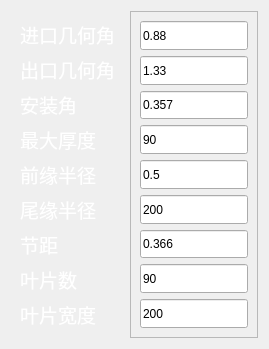
             <widget class="QWidget" name="widget_dong" native="true">
              <layout class="QHBoxLayout" name="horizontalLayout_2">
               <item>
                <widget class="QWidget" name="widget_3" native="true">
                 <layout class="QVBoxLayout" name="verticalLayout_2">
                  <item>
                   <widget class="QLabel" name="label_yiwei_135">
                    <property name="sizePolicy">
                     <sizepolicy hsizetype="Preferred" vsizetype="Expanding">
                      <horstretch>0</horstretch>
                      <verstretch>0</verstretch>
                     </sizepolicy>
                    </property>
                    <property name="font">
                     <font>
                      <family>Algerian</family>
                      <pointsize>14</pointsize>
                      <weight>50</weight>
                      <bold>false</bold>
                     </font>
                    </property>
                    <property name="layoutDirection">
                     <enum>Qt::LeftToRight</enum>
                    </property>
                    <property name="styleSheet">
                     <string notr="true">color: rgb(255, 255, 255);
</string>
                    </property>
                    <property name="text">
                     <string>&lt;html&gt;&lt;head/&gt;&lt;body&gt;&lt;p&gt;进口几何角&lt;/p&gt;&lt;/body&gt;&lt;/html&gt;</string>
                    </property>
                   </widget>
                  </item>
                  <item>
                   <widget class="QLabel" name="label_yiwei_137">
                    <property name="sizePolicy">
                     <sizepolicy hsizetype="Preferred" vsizetype="Expanding">
                      <horstretch>0</horstretch>
                      <verstretch>0</verstretch>
                     </sizepolicy>
                    </property>
                    <property name="font">
                     <font>
                      <family>Algerian</family>
                      <pointsize>14</pointsize>
                      <weight>50</weight>
                      <bold>false</bold>
                     </font>
                    </property>
                    <property name="layoutDirection">
                     <enum>Qt::LeftToRight</enum>
                    </property>
                    <property name="styleSheet">
                     <string notr="true">color: rgb(255, 255, 255);
</string>
                    </property>
                    <property name="text">
                     <string>&lt;html&gt;&lt;head/&gt;&lt;body&gt;&lt;p&gt;&lt;span style=&quot; font-family:'等线';&quot;&gt;出口几何角&lt;/span&gt;&lt;/p&gt;&lt;/body&gt;&lt;/html&gt;</string>
                    </property>
                   </widget>
                  </item>
                  <item>
                   <widget class="QLabel" name="label_yiwei_139">
                    <property name="sizePolicy">
                     <sizepolicy hsizetype="Preferred" vsizetype="Expanding">
                      <horstretch>0</horstretch>
                      <verstretch>0</verstretch>
                     </sizepolicy>
                    </property>
                    <property name="font">
                     <font>
                      <family>Algerian</family>
                      <pointsize>14</pointsize>
                      <weight>50</weight>
                      <bold>false</bold>
                     </font>
                    </property>
                    <property name="layoutDirection">
                     <enum>Qt::LeftToRight</enum>
                    </property>
                    <property name="styleSheet">
                     <string notr="true">color: rgb(255, 255, 255);
</string>
                    </property>
                    <property name="text">
                     <string>&lt;html&gt;&lt;head/&gt;&lt;body&gt;&lt;p&gt;&lt;span style=&quot; font-family:'等线';&quot;&gt;安装角&lt;/span&gt;&lt;/p&gt;&lt;/body&gt;&lt;/html&gt;</string>
                    </property>
                   </widget>
                  </item>
                  <item>
                   <widget class="QLabel" name="label_yiwei_141">
                    <property name="sizePolicy">
                     <sizepolicy hsizetype="Preferred" vsizetype="Expanding">
                      <horstretch>0</horstretch>
                      <verstretch>0</verstretch>
                     </sizepolicy>
                    </property>
                    <property name="font">
                     <font>
                      <family>Algerian</family>
                      <pointsize>14</pointsize>
                      <weight>50</weight>
                      <bold>false</bold>
                     </font>
                    </property>
                    <property name="layoutDirection">
                     <enum>Qt::LeftToRight</enum>
                    </property>
                    <property name="styleSheet">
                     <string notr="true">color: rgb(255, 255, 255);
</string>
                    </property>
                    <property name="text">
                     <string>&lt;html&gt;&lt;head/&gt;&lt;body&gt;&lt;p&gt;最大厚度&lt;/p&gt;&lt;/body&gt;&lt;/html&gt;</string>
                    </property>
                   </widget>
                  </item>
                  <item>
                   <widget class="QLabel" name="label_yiwei_143">
                    <property name="sizePolicy">
                     <sizepolicy hsizetype="Preferred" vsizetype="Expanding">
                      <horstretch>0</horstretch>
                      <verstretch>0</verstretch>
                     </sizepolicy>
                    </property>
                    <property name="font">
                     <font>
                      <family>Algerian</family>
                      <pointsize>14</pointsize>
                      <weight>50</weight>
                      <bold>false</bold>
                     </font>
                    </property>
                    <property name="layoutDirection">
                     <enum>Qt::LeftToRight</enum>
                    </property>
                    <property name="styleSheet">
                     <string notr="true">color: rgb(255, 255, 255);
</string>
                    </property>
                    <property name="text">
                     <string>&lt;html&gt;&lt;head/&gt;&lt;body&gt;&lt;p&gt;前缘半径&lt;/p&gt;&lt;/body&gt;&lt;/html&gt;</string>
                    </property>
                   </widget>
                  </item>
                  <item>
                   <widget class="QLabel" name="label_yiwei_145">
                    <property name="sizePolicy">
                     <sizepolicy hsizetype="Preferred" vsizetype="Expanding">
                      <horstretch>0</horstretch>
                      <verstretch>0</verstretch>
                     </sizepolicy>
                    </property>
                    <property name="font">
                     <font>
                      <family>Algerian</family>
                      <pointsize>14</pointsize>
                      <weight>50</weight>
                      <bold>false</bold>
                     </font>
                    </property>
                    <property name="layoutDirection">
                     <enum>Qt::LeftToRight</enum>
                    </property>
                    <property name="styleSheet">
                     <string notr="true">color: rgb(255, 255, 255);
</string>
                    </property>
                    <property name="text">
                     <string>&lt;html&gt;&lt;head/&gt;&lt;body&gt;&lt;p&gt;尾缘半径&lt;/p&gt;&lt;/body&gt;&lt;/html&gt;</string>
                    </property>
                   </widget>
                  </item>
                  <item>
                   <widget class="QLabel" name="label_yiwei_147">
                    <property name="sizePolicy">
                     <sizepolicy hsizetype="Preferred" vsizetype="Expanding">
                      <horstretch>0</horstretch>
                      <verstretch>0</verstretch>
                     </sizepolicy>
                    </property>
                    <property name="font">
                     <font>
                      <family>Algerian</family>
                      <pointsize>14</pointsize>
                      <weight>50</weight>
                      <bold>false</bold>
                     </font>
                    </property>
                    <property name="layoutDirection">
                     <enum>Qt::LeftToRight</enum>
                    </property>
                    <property name="styleSheet">
                     <string notr="true">color: rgb(255, 255, 255);
</string>
                    </property>
                    <property name="text">
                     <string>&lt;html&gt;&lt;head/&gt;&lt;body&gt;&lt;p&gt;&lt;span style=&quot; font-family:'等线';&quot;&gt;节距&lt;/span&gt;&lt;/p&gt;&lt;/body&gt;&lt;/html&gt;</string>
                    </property>
                   </widget>
                  </item>
                  <item>
                   <widget class="QLabel" name="label_yiwei_149">
                    <property name="sizePolicy">
                     <sizepolicy hsizetype="Preferred" vsizetype="Expanding">
                      <horstretch>0</horstretch>
                      <verstretch>0</verstretch>
                     </sizepolicy>
                    </property>
                    <property name="font">
                     <font>
                      <family>Algerian</family>
                      <pointsize>14</pointsize>
                      <weight>50</weight>
                      <bold>false</bold>
                     </font>
                    </property>
                    <property name="layoutDirection">
                     <enum>Qt::LeftToRight</enum>
                    </property>
                    <property name="styleSheet">
                     <string notr="true">color: rgb(255, 255, 255);
</string>
                    </property>
                    <property name="text">
                     <string>&lt;html&gt;&lt;head/&gt;&lt;body&gt;&lt;p&gt;叶片数&lt;/p&gt;&lt;/body&gt;&lt;/html&gt;</string>
                    </property>
                   </widget>
                  </item>
                  <item>
                   <widget class="QLabel" name="label_yiwei_150">
                    <property name="sizePolicy">
                     <sizepolicy hsizetype="Preferred" vsizetype="Expanding">
                      <horstretch>0</horstretch>
                      <verstretch>0</verstretch>
                     </sizepolicy>
                    </property>
                    <property name="font">
                     <font>
                      <family>Algerian</family>
                      <pointsize>14</pointsize>
                      <weight>50</weight>
                      <bold>false</bold>
                     </font>
                    </property>
                    <property name="layoutDirection">
                     <enum>Qt::LeftToRight</enum>
                    </property>
                    <property name="styleSheet">
                     <string notr="true">color: rgb(255, 255, 255);
</string>
                    </property>
                    <property name="text">
                     <string>&lt;html&gt;&lt;head/&gt;&lt;body&gt;&lt;p&gt;叶片宽度&lt;/p&gt;&lt;/body&gt;&lt;/html&gt;</string>
                    </property>
                   </widget>
                  </item>
                 </layout>
                </widget>
               </item>
               <item>
                <widget class="QFrame" name="frame_6">
                 <property name="frameShape">
                  <enum>QFrame::StyledPanel</enum>
                 </property>
                 <property name="frameShadow">
                  <enum>QFrame::Raised</enum>
                 </property>
                 <layout class="QVBoxLayout" name="verticalLayout_8">
                  <item>
                   <widget class="QLineEdit" name="lineEdit_Eff_25">
                    <property name="sizePolicy">
                     <sizepolicy hsizetype="Expanding" vsizetype="Expanding">
                      <horstretch>0</horstretch>
                      <verstretch>0</verstretch>
                     </sizepolicy>
                    </property>
                    <property name="text">
                     <string>0.88</string>
                    </property>
                   </widget>
                  </item>
                  <item>
                   <widget class="QLineEdit" name="lineEdit_k_11">
                    <property name="sizePolicy">
                     <sizepolicy hsizetype="Expanding" vsizetype="Expanding">
                      <horstretch>0</horstretch>
                      <verstretch>0</verstretch>
                     </sizepolicy>
                    </property>
                    <property name="minimumSize">
                     <size>
                      <width>0</width>
                      <height>0</height>
                     </size>
                    </property>
                    <property name="text">
                     <string>1.33</string>
                    </property>
                   </widget>
                  </item>
                  <item>
                   <widget class="QLineEdit" name="lineEdit_omaga_15">
                    <property name="sizePolicy">
                     <sizepolicy hsizetype="Expanding" vsizetype="Expanding">
                      <horstretch>0</horstretch>
                      <verstretch>0</verstretch>
                     </sizepolicy>
                    </property>
                    <property name="text">
                     <string>0.357</string>
                    </property>
                   </widget>
                  </item>
                  <item>
                   <widget class="QLineEdit" name="lineEdit_alph2z_22">
                    <property name="sizePolicy">
                     <sizepolicy hsizetype="Expanding" vsizetype="Expanding">
                      <horstretch>0</horstretch>
                      <verstretch>0</verstretch>
                     </sizepolicy>
                    </property>
                    <property name="text">
                     <string>90</string>
                    </property>
                   </widget>
                  </item>
                  <item>
                   <widget class="QLineEdit" name="lineEdit_faiz_11">
                    <property name="sizePolicy">
                     <sizepolicy hsizetype="Expanding" vsizetype="Expanding">
                      <horstretch>0</horstretch>
                      <verstretch>0</verstretch>
                     </sizepolicy>
                    </property>
                    <property name="text">
                     <string>0.5</string>
                    </property>
                   </widget>
                  </item>
                  <item>
                   <widget class="QLineEdit" name="lineEdit_taoz_11">
                    <property name="sizePolicy">
                     <sizepolicy hsizetype="Expanding" vsizetype="Expanding">
                      <horstretch>0</horstretch>
                      <verstretch>0</verstretch>
                     </sizepolicy>
                    </property>
                    <property name="minimumSize">
                     <size>
                      <width>0</width>
                      <height>0</height>
                     </size>
                    </property>
                    <property name="text">
                     <string>200</string>
                    </property>
                   </widget>
                  </item>
                  <item>
                   <widget class="QLineEdit" name="lineEdit_Maz_24">
                    <property name="sizePolicy">
                     <sizepolicy hsizetype="Expanding" vsizetype="Expanding">
                      <horstretch>0</horstretch>
                      <verstretch>0</verstretch>
                     </sizepolicy>
                    </property>
                    <property name="text">
                     <string>0.366</string>
                    </property>
                   </widget>
                  </item>
                  <item>
                   <widget class="QLineEdit" name="lineEdit_alph2z_23">
                    <property name="sizePolicy">
                     <sizepolicy hsizetype="Expanding" vsizetype="Expanding">
                      <horstretch>0</horstretch>
                      <verstretch>0</verstretch>
                     </sizepolicy>
                    </property>
                    <property name="text">
                     <string>90</string>
                    </property>
                   </widget>
                  </item>
                  <item>
                   <widget class="QLineEdit" name="lineEdit_taoz_14">
                    <property name="sizePolicy">
                     <sizepolicy hsizetype="Expanding" vsizetype="Expanding">
                      <horstretch>0</horstretch>
                      <verstretch>0</verstretch>
                     </sizepolicy>
                    </property>
                    <property name="minimumSize">
                     <size>
                      <width>0</width>
                      <height>0</height>
                     </size>
                    </property>
                    <property name="text">
                     <string>200</string>
                    </property>
                   </widget>
                  </item>
                 </layout>
                </widget>
               </item>
              </layout>
             </widget>
